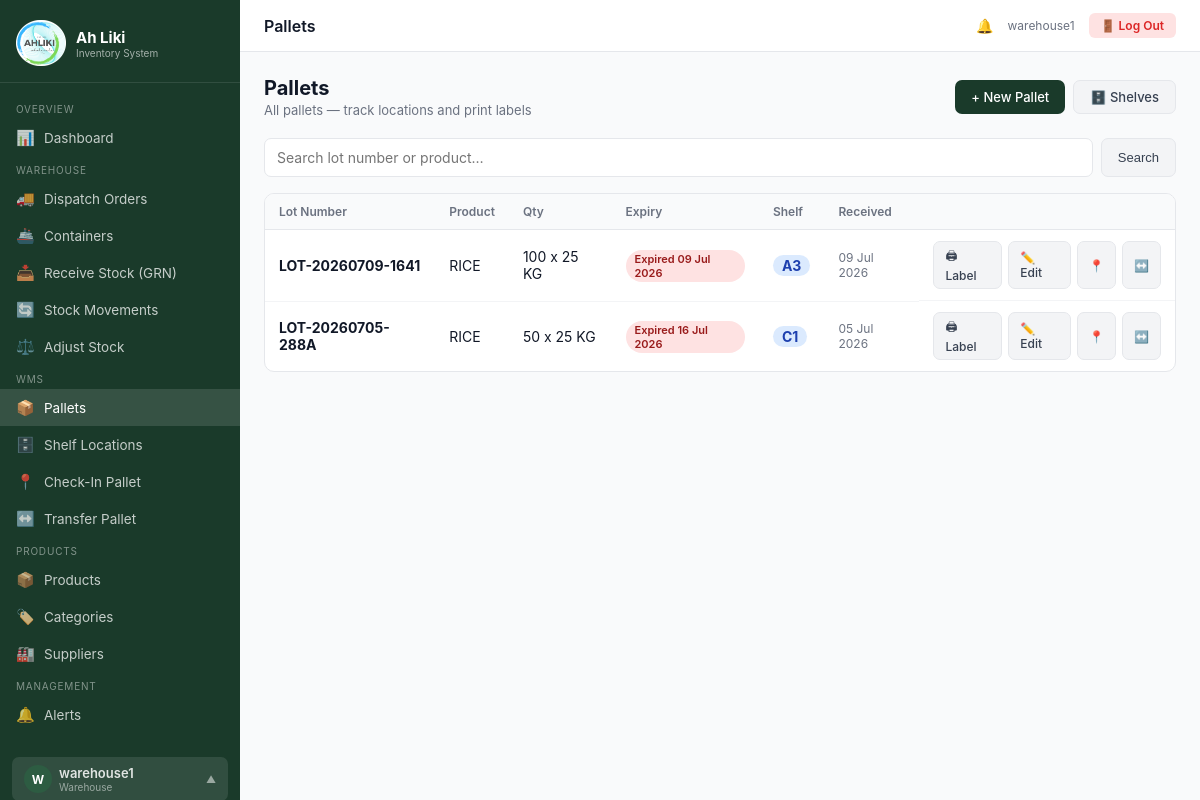
The page /wms/pallets/ (signed in) on the database as committed earlier.
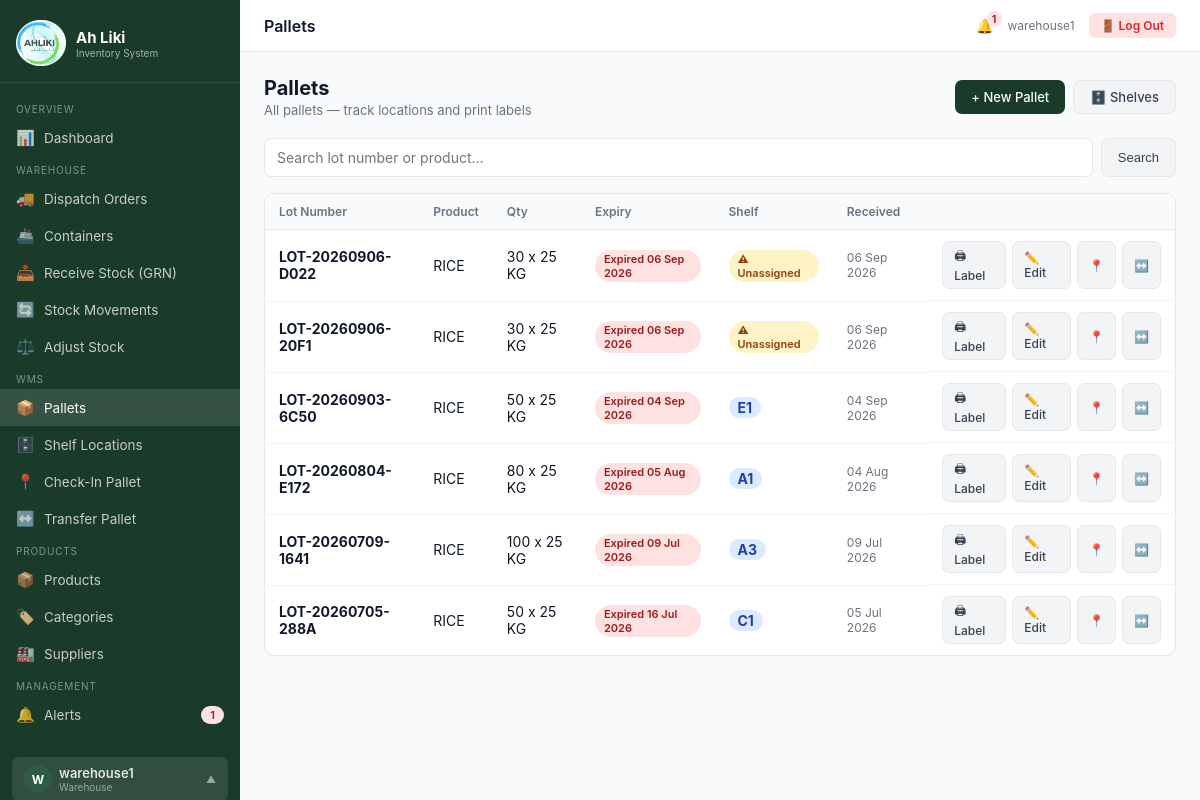
The same page on the database as committed later.
### inventory/models.py (models this page shows, shortened)
class Pallet(models.Model):
    lot_number = models.CharField(max_length=100, unique=True)
    product = models.ForeignKey(Product, on_delete=models.CASCADE, related_name='pallets')
    grn_item = models.ForeignKey(GRNItem, on_delete=models.SET_NULL, null=True, blank=True, related_name='pallets')
    container_item = models.ForeignKey('ContainerItem', on_delete=models.SET_NULL, null=True, blank=True, related_name='pallets')
    quantity = models.PositiveIntegerField()
    expiry_date = models.DateField(null=True, blank=True)
    created_at = models.DateTimeField(auto_now_add=True)
    created_by = models.ForeignKey(User, on_delete=models.SET_NULL, null=True, related_name='pallets_created')
    notes = models.TextField(blank=True)
    @property
    def current_location(self):
        assignment = self.location_history.filter(is_current=True).first()
        return assignment.shelf if assignment else None

class Product(models.Model):
    sku = models.CharField(max_length=100, unique=True)
    name = models.CharField(max_length=200)
    category = models.ForeignKey(Category, on_delete=models.SET_NULL, null=True, related_name='products')
    supplier = models.ForeignKey(Supplier, on_delete=models.SET_NULL, null=True, related_name='products')
    unit_price = models.DecimalField(max_digits=10, decimal_places=2)
    cost_price = models.DecimalField(max_digits=10, decimal_places=2, default=0)
    reorder_level = models.PositiveIntegerField(default=10, help_text='Alert when stock falls below this')
    unit = models.CharField(max_length=50, default='each', help_text='e.g. each, kg, litre, carton')
    barcode = models.CharField(max_length=200, blank=True)
    description = models.TextField(blank=True)
    is_active = models.BooleanField(default=True)
    created_at = models.DateTimeField(auto_now_add=True)

class ShelfLocation(models.Model):
    code = models.CharField(max_length=10, unique=True)   # e.g. A1, B2, Z3
    letter = models.CharField(max_length=1)                # A–Z
    story = models.PositiveSmallIntegerField()             # 1, 2, or 3
    class Meta:
        ordering = ['letter', 'story']

### inventory/views.py (the view)
# urls.py: path('wms/pallets/', views.pallet_list, name='pallet_list'),
@login_required
@role_required('admin', 'manager', 'warehouse', 'wms_operator')
def pallet_list(request):
    q = request.GET.get('q', '').strip()
    pallets = Pallet.objects.select_related('product', 'created_by').order_by('-created_at')
    if q:
        pallets = pallets.filter(
            Q(lot_number__icontains=q) |
            Q(product__name__icontains=q) |
            Q(product__sku__icontains=q)
        )
    pallet_data = []
    for p in pallets:
        pallet_data.append({'pallet': p, 'location': p.current_location})
    return render(request, 'wms/pallet_list.html', {'pallet_data': pallet_data, 'q': q, 'today': date.today()})

### inventory/context_processors.py (called while the page is built)
def alerts_count(request):
    if request.user.is_authenticated:
        return {'open_alerts_count': StockAlert.objects.filter(is_resolved=False).count()}
    return {'open_alerts_count': 0}

### inventory/templatetags/custom_tags.py (called while the page is built)
@register.filter
def user_role(user):
    if not user.is_authenticated:
        return ''
    try:
        from inventory.models import UserProfile
        profile, _ = UserProfile.objects.get_or_create(user=user)
        return profile.role
    except:
        return ''

### inventory/views.py (called while the page is built, shortened)
def role_required(*roles):
    from functools import wraps
    def decorator(view_func):
        @wraps(view_func)
        def _wrapped(request, *args, **kwargs):
            if not request.user.is_authenticated:
                return redirect('login')
            if request.user.is_superuser:
                return view_func(request, *args, **kwargs)
            profile, _ = UserProfile.objects.get_or_create(user=request.user)
            if profile.role in roles:
                return view_func(request, *args, **kwargs)
        return _wrapped
    return decorator

### templates/wms/pallet_list.html (shortened to what this page needs)
{% extends 'base.html' %}
{% block topbar_title %}Pallets{% endblock %}
{% block content %}
<div class="page-header">
  <div>
    <h1>Pallets</h1>
    <p>All pallets — track locations and print labels</p>
  </div>
  <div style="display:flex;gap:8px;flex-wrap:wrap">
    <a href="{% url 'pallet_create' %}" class="btn btn-primary">+ New Pallet</a>
    <a href="{% url 'shelf_list' %}" class="btn btn-secondary">🗄️ Shelves</a>
  </div>
</div>
<form method="get" style="margin-bottom:16px;display:flex;gap:8px">
  <input name="q" value="{{ q }}" placeholder="Search lot number or product…"
    style="flex:1;padding:10px 12px;border:1px solid var(--gray-200);border-radius:7px;font-size:14px;font-family:inherit">
  <button class="btn btn-secondary" type="submit">Search</button>
</form>
<div class="card pallet-table-wrap">
  <div class="table-wrap">
    <table>
      <thead>
        <tr>
          <th>Lot Number</th><th>Product</th><th>Qty</th><th>Expiry</th><th>Shelf</th><th>Received</th><th></th>
        </tr>
      </thead>
      <tbody>
      {% for row in pallet_data %}
      <tr>
        <td><strong>{{ row.pallet.lot_number }}</strong></td>
        <td>{{ row.pallet.product.name }}</td>
        <td>{{ row.pallet.quantity }} x {{ row.pallet.product.unit }}</td>
        <td>
          {% if row.pallet.expiry_date %}
            {% if row.pallet.expiry_date < today %}<span class="badge badge-red">Expired {{ row.pallet.expiry_date|date:"d M Y" }}</span>
            {% else %}{{ row.pallet.expiry_date|date:"d M Y" }}{% endif %}
          {% else %}<span class="badge badge-gray">—</span>{% endif %}
        </td>
        <td>
          {% if row.location %}<span class="badge badge-blue" style="font-size:14px;font-weight:700">{{ row.location.code }}</span>
          {% else %}<span class="badge badge-amber">⚠ Unassigned</span>{% endif %}
        </td>
        <td style="font-size:12px;color:var(--gray-500)">{{ row.pallet.created_at|date:"d M Y" }}</td>
        <td style="display:flex;gap:6px">
          <a href="{% url 'pallet_label' row.pallet.pk %}" class="btn btn-sm btn-secondary">🖨 Label</a>
          <a href="{% url 'pallet_edit' row.pallet.lot_number %}" class="btn btn-sm btn-secondary">✏️ Edit</a>
          <a href="{% url 'wms_checkin' %}?lot={{ row.pallet.lot_number }}" class="btn btn-sm btn-secondary">📍</a>
          <a href="{% url 'wms_transfer' %}?lot={{ row.pallet.lot_number }}" class="btn btn-sm btn-secondary">↔️</a>
        </td>
      </tr>
      {% empty %}
      <tr><td colspan="7" style="text-align:center;color:var(--gray-500);padding:28px">No pallets found.</td></tr>
      {% endfor %}
      </tbody>
    </table>
  </div>
</div>
{% endblock %}

### templates/base.html (shortened to what the changed rows need)
<!DOCTYPE html>
<html lang="en">
<head>
{% load static %}
{% load custom_tags %}
<link rel="stylesheet" href="{% static 'css/main.css' %}">
</head>
<body>
{% with user_role=request.user|user_role %}
{% with is_admin=request.user.is_superuser %}
<div class="layout{% if user_role == 'wms_operator' or user_role == 'wms_dispatcher' %} wms-op-layout{% endif %}">
  <aside class="sidebar" id="sidebar">
    <nav class="sidebar-nav">
      {% if user_role == 'wms_operator' %}
      <div class="nav-section">Home</div>
      <a href="{% url 'wms_dashboard' %}" class="{% if request.resolver_match.url_name == 'wms_dashboard' %}active{% endif %}">
        <span class="icon">🏠</span> WMS Dashboard
      </a>
      <div class="nav-section">Receive Stock</div>
      <a href="{% url 'grn_list' %}" class="{% if 'grn' in request.resolver_match.url_name %}active{% endif %}">
        <span class="icon">📥</span> Receive Stock (GRN)
      </a>
      <a href="{% url 'grn_add' %}" class="{% if request.resolver_match.url_name == 'grn_add' %}active{% endif %}">
        <span class="icon">➕</span> New GRN
      </a>
      <a href="{% url 'warehouse_container_list' %}" class="{% if 'container' in request.resolver_match.url_name and 'cms_' not in request.resolver_match.url_name %}active{% endif %}">
        <span class="icon">🚢</span> Containers
      </a>
      <div class="nav-section">WMS Operations</div>
      <a href="{% url 'wms_checkin' %}" class="{% if 'checkin' in request.resolver_match.url_name %}active{% endif %}">
        <span class="icon">📍</span> Check-In Pallet
      </a>
      <a href="{% url 'wms_transfer' %}" class="{% if 'transfer' in request.resolver_match.url_name %}active{% endif %}">
        <span class="icon">↔️</span> Transfer Pallet
      </a>
      <a href="{% url 'pallet_list' %}" class="{% if 'pallet' in request.resolver_match.url_name %}active{% endif %}">
        <span class="icon">📦</span> Pallets
      </a>
      <a href="{% url 'shelf_list' %}" class="{% if 'shelf' in request.resolver_match.url_name %}active{% endif %}">
        <span class="icon">🗄️</span> Shelf Locations
      </a>
      {% else %}
      {% if is_admin or user_role == 'admin' or user_role == 'manager' %}
      <div class="nav-section">Management</div>
      {% if is_admin or user_role == 'admin' or user_role == 'manager' %}
      <a href="{% url 'manager_dashboard' %}" class="{% if 'manager_dashboard' in request.resolver_match.url_name %}active{% endif %}">
        <span class="icon">🏢</span> Manager View
      </a>
      {% endif %}
      <a href="{% url 'alert_list' %}" class="{% if 'alert' in request.resolver_match.url_name %}active{% endif %}">
        <span class="icon">🔔</span> Alerts
        {% if open_alerts_count %}<span class="badge badge-red" style="margin-left:auto">{{ open_alerts_count }}</span>{% endif %}
      </a>
      <a href="{% url 'reports' %}" class="{% if 'reports' in request.resolver_match.url_name %}active{% endif %}">
        <span class="icon">📈</span> Reports
      </a>
      {% if is_admin or user_role == 'admin' %}
      <a href="{% url 'user_list' %}" class="{% if 'user' in request.resolver_match.url_name %}active{% endif %}">
        <span class="icon">👥</span> Staff Users
      </a>
      {% endif %}
      {% elif user_role == 'warehouse' %}
      <a href="{% url 'alert_list' %}" class="{% if 'alert' in request.resolver_match.url_name %}active{% endif %}">
        <span class="icon">🔔</span> Alerts
        {% if open_alerts_count %}<span class="badge badge-red" style="margin-left:auto">{{ open_alerts_count }}</span>{% endif %}
      </a>
      {% endif %}
      {% endif %}
    </nav>
  </aside>
  <div class="main">
    <div class="topbar">
      <div class="topbar-right">
        {% if is_admin or user_role == 'admin' or user_role == 'warehouse' or user_role == 'manager' %}
        <a href="{% url 'alert_list' %}" style="position:relative;color:var(--gray-700);text-decoration:none">
          🔔{% if open_alerts_count %}<span class="badge badge-red" style="position:absolute;top:-6px;right:-8px;padding:1px 5px">{{ open_alerts_count }}</span>{% endif %}
        </a>
        {% endif %}
      </div>
    </div>
    <div class="content">
      {% block content %}{% endblock %}
    </div>
  </div>
</div>
{% endwith %}
{% endwith %}
</body>
</html>

Rows that differ between the two databases and show on the page:
added Pallet: pallet.lot_number "LOT-20260906-D022", pallet.product.name "RICE", pallet.quantity "30", pallet.product.unit "25 KG", pallet.expiry_date "06 Sep 2026", shows "⚠ Unassigned", pallet.created_at "06 Sep 2026"
added Pallet: pallet.lot_number "LOT-20260906-20F1", pallet.product.name "RICE", pallet.quantity "30", pallet.product.unit "25 KG", pallet.expiry_date "06 Sep 2026", shows "⚠ Unassigned", pallet.created_at "06 Sep 2026"
added Pallet: pallet.lot_number "LOT-20260903-6C50", pallet.product.name "RICE", pallet.quantity "50", pallet.product.unit "25 KG", pallet.expiry_date "04 Sep 2026", location.code "E1", pallet.created_at "04 Sep 2026"
added Pallet: pallet.lot_number "LOT-20260804-E172", pallet.product.name "RICE", pallet.quantity "80", pallet.product.unit "25 KG", pallet.expiry_date "05 Aug 2026", location.code "A1", pallet.created_at "04 Aug 2026"
Other text that changed with them:
{{ open_alerts_count }}: (not shown) → "1"
